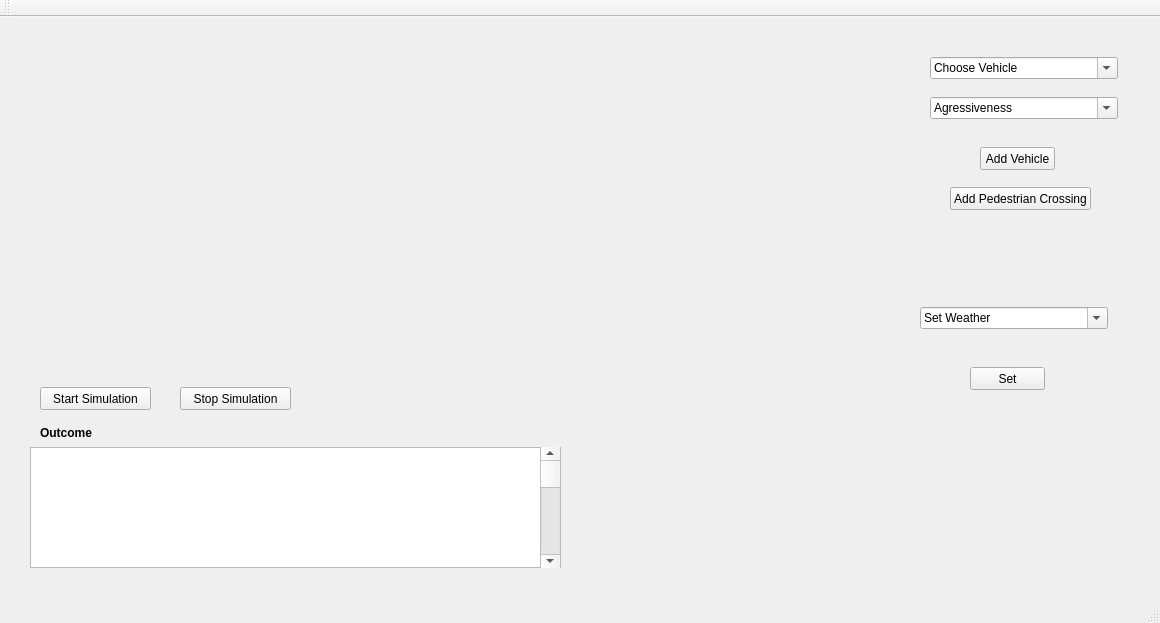
<?xml version="1.0" encoding="UTF-8"?>
<ui version="4.0">
 <class>MainWindow</class>
 <widget class="QMainWindow" name="MainWindow">
  <property name="geometry">
   <rect>
    <x>0</x>
    <y>0</y>
    <width>1160</width>
    <height>623</height>
   </rect>
  </property>
  <property name="windowTitle">
   <string>MainWindow</string>
  </property>
  <widget class="QWidget" name="centralWidget">
   <widget class="QPushButton" name="btnStart">
    <property name="geometry">
     <rect>
      <x>40</x>
      <y>370</y>
      <width>111</width>
      <height>23</height>
     </rect>
    </property>
    <property name="text">
     <string>Start Simulation</string>
    </property>
   </widget>
   <widget class="QPushButton" name="btnStop">
    <property name="geometry">
     <rect>
      <x>180</x>
      <y>370</y>
      <width>111</width>
      <height>23</height>
     </rect>
    </property>
    <property name="text">
     <string>Stop Simulation</string>
    </property>
   </widget>
   <widget class="QLabel" name="lblOutcome">
    <property name="geometry">
     <rect>
      <x>40</x>
      <y>400</y>
      <width>151</width>
      <height>31</height>
     </rect>
    </property>
    <property name="font">
     <font>
      <family>Segoe UI Symbol</family>
      <weight>75</weight>
      <italic>false</italic>
      <bold>true</bold>
     </font>
    </property>
    <property name="text">
     <string>Outcome</string>
    </property>
   </widget>
   <widget class="QTextBrowser" name="textBrowser">
    <property name="geometry">
     <rect>
      <x>30</x>
      <y>430</y>
      <width>531</width>
      <height>121</height>
     </rect>
    </property>
   </widget>
   <widget class="QScrollBar" name="verticalScrollBar">
    <property name="geometry">
     <rect>
      <x>540</x>
      <y>430</y>
      <width>20</width>
      <height>121</height>
     </rect>
    </property>
    <property name="orientation">
     <enum>Qt::Vertical</enum>
    </property>
   </widget>
   <widget class="QFontComboBox" name="addVehicles">
    <property name="geometry">
     <rect>
      <x>930</x>
      <y>40</y>
      <width>188</width>
      <height>22</height>
     </rect>
    </property>
    <property name="currentText">
     <string>Choose Vehicle</string>
    </property>
   </widget>
   <widget class="QPushButton" name="btnAddVehicle">
    <property name="geometry">
     <rect>
      <x>980</x>
      <y>130</y>
      <width>75</width>
      <height>23</height>
     </rect>
    </property>
    <property name="text">
     <string>Add Vehicle</string>
    </property>
   </widget>
   <widget class="QFontComboBox" name="Weather">
    <property name="geometry">
     <rect>
      <x>920</x>
      <y>290</y>
      <width>188</width>
      <height>22</height>
     </rect>
    </property>
    <property name="currentText">
     <string>Set Weather</string>
    </property>
   </widget>
   <widget class="QPushButton" name="btnWeather">
    <property name="geometry">
     <rect>
      <x>970</x>
      <y>350</y>
      <width>75</width>
      <height>23</height>
     </rect>
    </property>
    <property name="text">
     <string>Set</string>
    </property>
   </widget>
   <widget class="QLabel" name="mainDisplay">
    <property name="geometry">
     <rect>
      <x>60</x>
      <y>40</y>
      <width>821</width>
      <height>301</height>
     </rect>
    </property>
    <property name="text">
     <string/>
    </property>
   </widget>
   <widget class="QFontComboBox" name="Agressiveness">
    <property name="geometry">
     <rect>
      <x>930</x>
      <y>80</y>
      <width>188</width>
      <height>22</height>
     </rect>
    </property>
    <property name="currentText">
     <string>Agressiveness</string>
    </property>
   </widget>
   <widget class="QPushButton" name="btnAddTrafficLightsPedestrianCrossing">
    <property name="geometry">
     <rect>
      <x>950</x>
      <y>170</y>
      <width>141</width>
      <height>23</height>
     </rect>
    </property>
    <property name="text">
     <string>Add Pedestrian Crossing</string>
    </property>
   </widget>
  </widget>
  <widget class="QMenuBar" name="menuBar">
   <property name="geometry">
    <rect>
     <x>0</x>
     <y>0</y>
     <width>1160</width>
     <height>21</height>
    </rect>
   </property>
  </widget>
  <widget class="QToolBar" name="mainToolBar">
   <attribute name="toolBarArea">
    <enum>TopToolBarArea</enum>
   </attribute>
   <attribute name="toolBarBreak">
    <bool>false</bool>
   </attribute>
  </widget>
  <widget class="QStatusBar" name="statusBar"/>
 </widget>
 <layoutdefault spacing="6" margin="11"/>
 <resources/>
 <connections/>
</ui>
